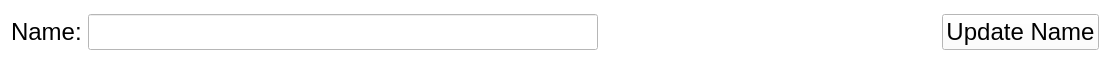
<?xml version="1.0" encoding="UTF-8"?>
<ui version="4.0">
 <class>NameEdit</class>
 <widget class="QWidget" name="NameEdit">
  <property name="geometry">
   <rect>
    <x>0</x>
    <y>0</y>
    <width>1110</width>
    <height>64</height>
   </rect>
  </property>
  <property name="windowTitle">
   <string>Form</string>
  </property>
  <property name="styleSheet">
   <string notr="true">* {
	background: #fff;
	color: black;
}</string>
  </property>
  <layout class="QHBoxLayout" name="horizontalLayout" stretch="1,0,5,1">
   <item>
    <widget class="QLabel" name="name_label">
     <property name="font">
      <font>
       <pointsize>18</pointsize>
      </font>
     </property>
     <property name="text">
      <string>Name:</string>
     </property>
    </widget>
   </item>
   <item>
    <widget class="QLineEdit" name="name_input">
     <property name="minimumSize">
      <size>
       <width>510</width>
       <height>0</height>
      </size>
     </property>
     <property name="maximumSize">
      <size>
       <width>510</width>
       <height>16777215</height>
      </size>
     </property>
     <property name="font">
      <font>
       <pointsize>18</pointsize>
      </font>
     </property>
    </widget>
   </item>
   <item>
    <spacer name="horizontalSpacer">
     <property name="orientation">
      <enum>Qt::Horizontal</enum>
     </property>
     <property name="sizeHint" stdset="0">
      <size>
       <width>40</width>
       <height>20</height>
      </size>
     </property>
    </spacer>
   </item>
   <item>
    <widget class="QPushButton" name="update_name_button">
     <property name="font">
      <font>
       <pointsize>18</pointsize>
      </font>
     </property>
     <property name="text">
      <string>Update Name</string>
     </property>
    </widget>
   </item>
  </layout>
 </widget>
 <resources/>
 <connections/>
</ui>
